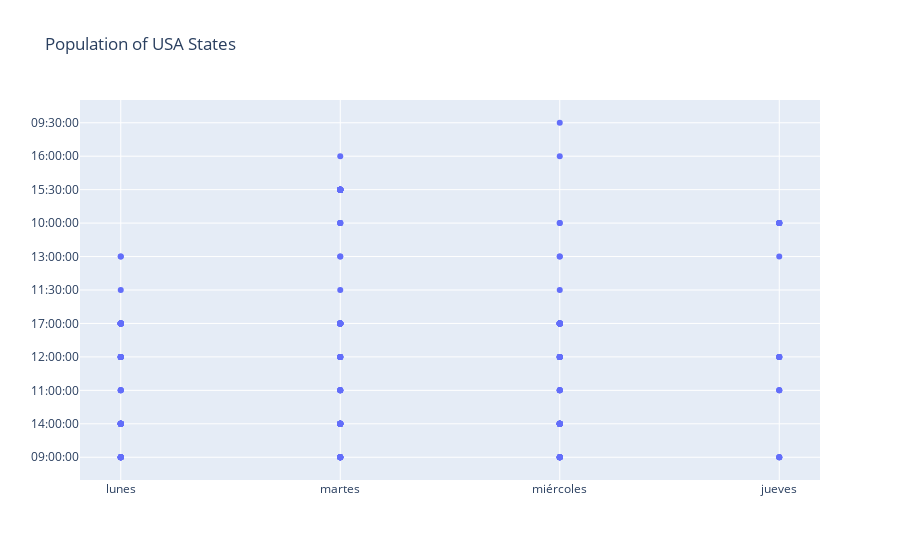
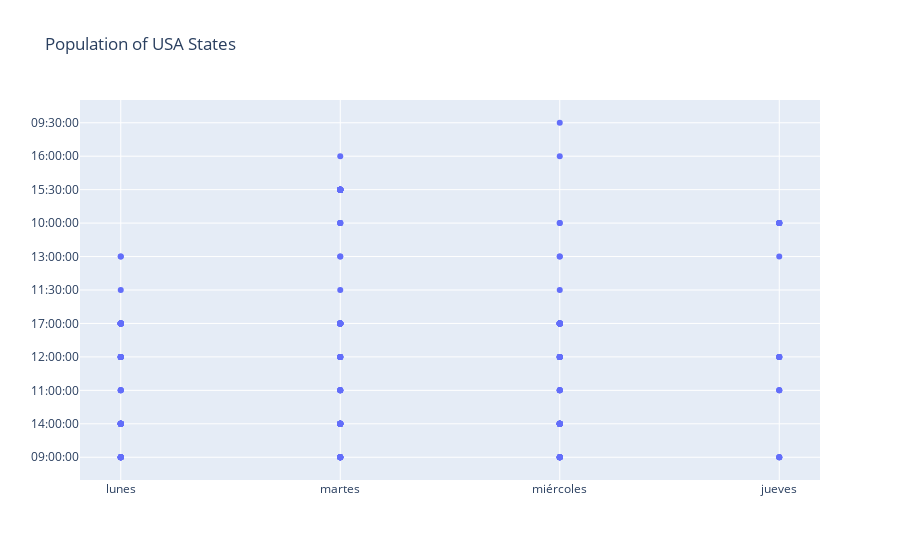

Notebook code cell kept with these figures, in order:
### Code cell
import plotly.graph_objects as go
data=df_Horario
fig = go.Figure(data=go.Scatter(x=data['DIA'],
                                y=data['HORARIO'],
                                mode='markers',
                                text=data['INDICAR'])) # hover text goes here

fig.update_layout(title='Population of USA States')
fig.show()
fig = go.Figure(data=go.Scatter(x=data['DIA'],
                                y=data['HORARIO'],
                                mode='markers',
                                text=data['INDICAR'])) # hover text goes here

fig.update_layout(title='Population of USA States')

### Figure 1 — Plotly figure (JSON) as saved in the notebook; plotly's stock layout.template omitted (floating-point values rounded to 4 significant figures; data arrays with more than 128 entries replaced by an {"elided": "..."} marker saying what was removed)
{"data": [{"mode": "markers", "text": {"elided": "254 str values"}, "type": "scatter", "x": {"elided": "254 str values"}, "y": {"elided": "254 str values"}}], "layout": {"title": {"text": "Population of USA States"}}}

### Figure 2 — Plotly figure (JSON) as saved in the notebook; plotly's stock layout.template omitted (floating-point values rounded to 4 significant figures; data arrays with more than 128 entries replaced by an {"elided": "..."} marker saying what was removed)
{"data": [{"mode": "markers", "text": {"elided": "254 str values"}, "type": "scatter", "x": {"elided": "254 str values"}, "y": {"elided": "254 str values"}}], "layout": {"title": {"text": "Population of USA States"}}}
